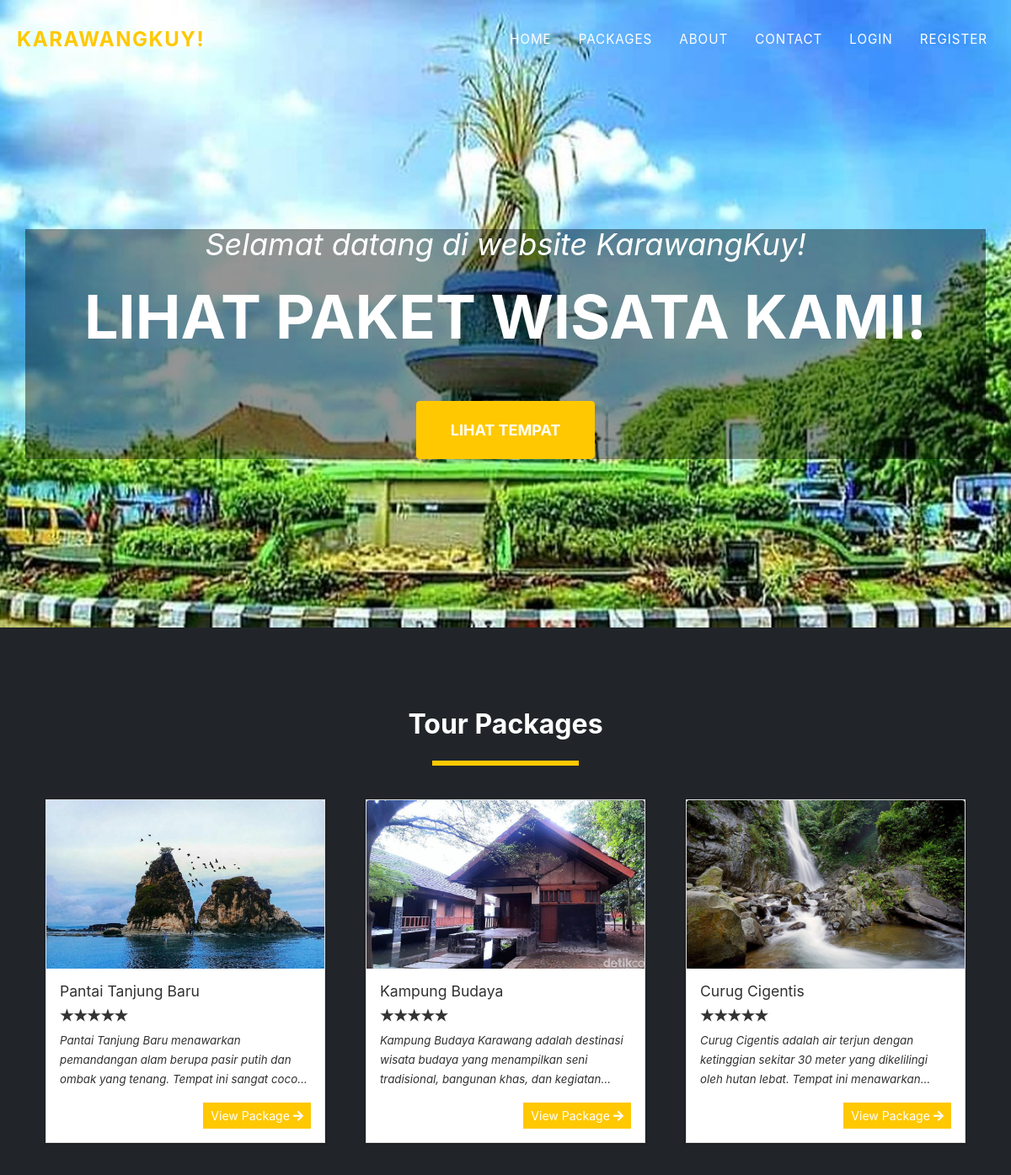
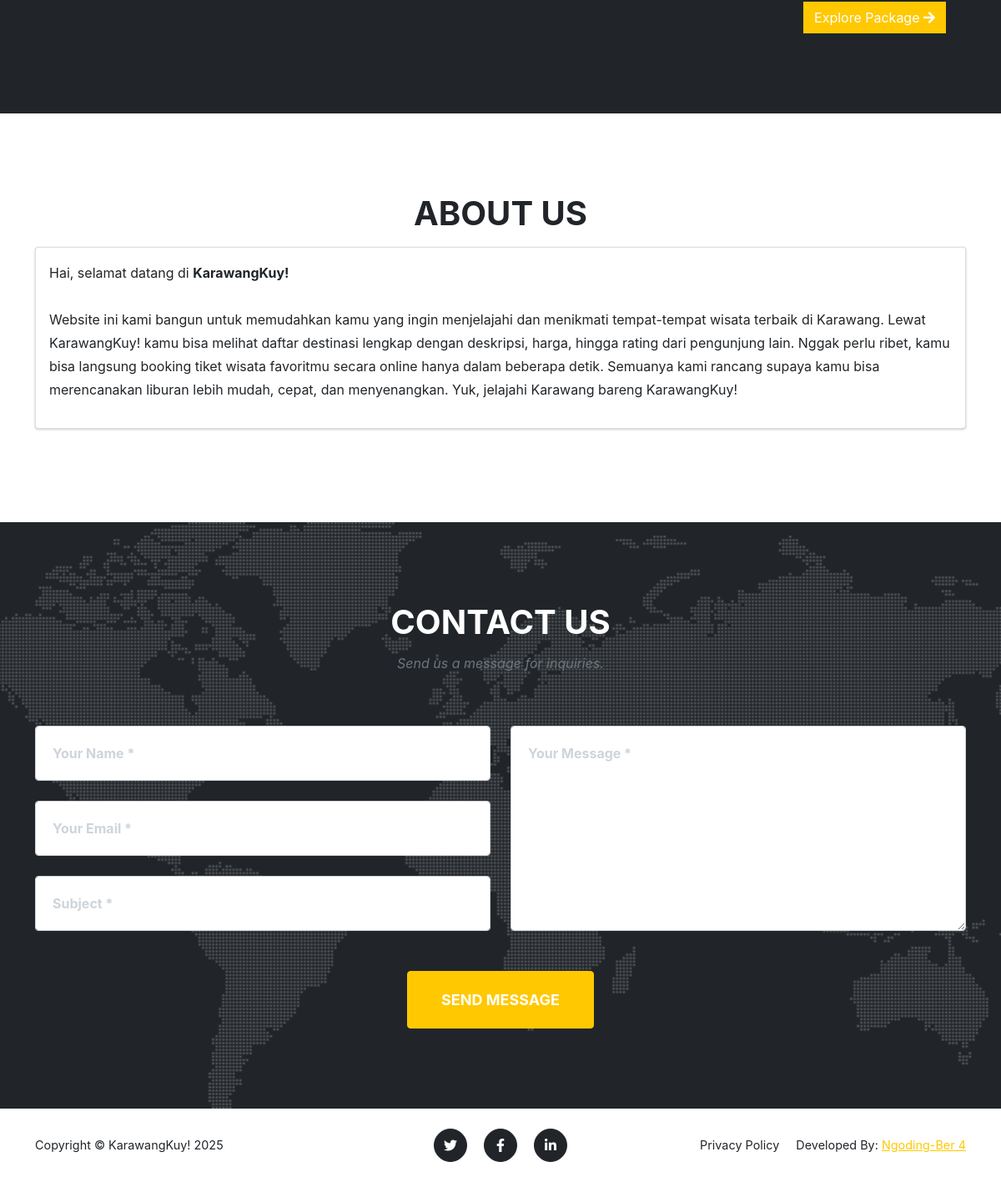
The page / on the database its author committed (2 pictures, top to bottom).
### tables this page shows
CREATE TABLE `packages` (
  `id` int(30) NOT NULL,
  `title` text DEFAULT NULL,
  `tour_location` text DEFAULT NULL,
  `cost` double NOT NULL,
  `description` text DEFAULT NULL,
  `upload_path` text DEFAULT NULL,
  `status` tinyint(4) NOT NULL DEFAULT 1 COMMENT '1 =active ,2 = Inactive',
  `date_created` datetime NOT NULL DEFAULT current_timestamp()
);

### config.php (called while the page is built, shortened)
<?php
function validate_image($file){
	if(!empty($file)){
		if(is_file(base_app.$file)){
			return base_url.$file;
		}else{
			return base_url.'dist/img/no-image-available.png';
		}
	}else{
		return base_url.'dist/img/no-image-available.png';
	}
}
?>

### portal.php (the view, shortened to what this page needs)
<header class="masthead">
	<div class="container">
		<div class="masthead-subheading">Selamat datang di website KarawangKuy!</div>
		<div class="masthead-heading text-uppercase">Lihat Paket Wisata Kami!</div>
		<a class="btn btn-primary btn-xl text-uppercase" href="#home">Lihat Tempat</a>
	</div>
</header>
<section class="page-section bg-dark" id="home">
	<div class="container">
		<h2 class="text-center">Tour Packages</h2>
	<div class="d-flex w-100 justify-content-center">
		<hr class="border-warning" style="border:3px solid" width="15%">
	</div>
	<div class="row">
		<?php
		$packages = $conn->query("SELECT * FROM `packages` order by rand() limit 3");
			while($row = $packages->fetch_assoc() ):
				$cover='';
				if(is_dir(base_app.'uploads/package_'.$row['id'])){
					$img = scandir(base_app.'uploads/package_'.$row['id']);
					$k = array_search('.',$img);
					if($k !== false)
						unset($img[$k]);
					$k = array_search('..',$img);
					if($k !== false)
						unset($img[$k]);
					$cover = isset($img[2]) ? 'uploads/package_'.$row['id'].'/'.$img[2] : "";
				}
				$row['description'] = strip_tags(stripslashes(html_entity_decode($row['description'])));
				$rate = 0;
		?>
			<div class="col-md-4 p-4 ">
				<div class="card w-100 rounded-0">
					<img class="card-img-top" src="<?php echo validate_image($cover) ?>" alt="<?php echo $row['title'] ?>" height="200rem" style="object-fit:cover">
					<div class="card-body">
					<h5 class="card-title truncate-1 w-100"><?php echo $row['title'] ?></h5><br>
					<div class=" w-100 d-flex justify-content-start">
						<div class="stars stars-small">
								<input disabled class="star star-5" id="star-5" type="radio" name="star" <?php echo $rate == 5 ? "checked" : '' ?>/> <label class="star star-5" for="star-5"></label>
								<input disabled class="star star-4" id="star-4" type="radio" name="star" <?php echo $rate == 4 ? "checked" : '' ?>/> <label class="star star-4" for="star-4"></label>
								<input disabled class="star star-3" id="star-3" type="radio" name="star" <?php echo $rate == 3 ? "checked" : '' ?>/> <label class="star star-3" for="star-3"></label>
								<input disabled class="star star-2" id="star-2" type="radio" name="star" <?php echo $rate == 2 ? "checked" : '' ?>/> <label class="star star-2" for="star-2"></label>
								<input disabled class="star star-1" id="star-1" type="radio" name="star" <?php echo $rate == 1 ? "checked" : '' ?>/> <label class="star star-1" for="star-1"></label>
						</div>
                    </div>
    				<p class="card-text truncate"><?php echo $row['description'] ?></p>
					<div class="w-100 d-flex justify-content-end">
						<a href="./?page=view_package&id=<?php echo md5($row['id']) ?>" class="btn btn-sm btn-flat btn-warning">View Package <i class="fa fa-arrow-right"></i></a>
					</div>
					</div>
				</div>
			</div>
		<?php endwhile; ?>
	</div>
	<div class="d-flex w-100 justify-content-end">
		<a href="./?page=packages" class="btn btn-flat btn-warning mr-4">Explore Package <i class="fa fa-arrow-right"></i></a>
	</div>
	</div>
</section>
<section class="page-section" id="about">
	<div class="container">
		<div class="text-center">
			<h2 class="section-heading text-uppercase">About Us</h2>
		</div>
		<div>
			<div class="card w-100">
				<div class="card-body">
					<?php echo file_get_contents(base_app.'about.html') ?>
				</div>
			</div>
		</div>
	</div>
</section>
<section class="page-section" id="contact">
	<div class="container">
		<div class="text-center">
			<h2 class="section-heading text-uppercase">Contact Us</h2>
			<h3 class="section-subheading text-muted">Send us a message for inquiries.</h3>
		</div>
		<form id="contactForm" >
			<div class="row align-items-stretch mb-5">
				<div class="col-md-6">
					<div class="form-group">
						<input class="form-control" id="name" name="name" type="text" placeholder="Your Name *" required />
					</div>
					<div class="form-group">
						<input class="form-control" id="email" name="email" type="email" placeholder="Your Email *" data-sb-validations="required,email" />
					</div>
					<div class="form-group mb-md-0">
						<input class="form-control" id="subject" name="subject" type="subject" placeholder="Subject *" required />
					</div>
				</div>
				<div class="col-md-6">
					<div class="form-group form-group-textarea mb-md-0">
						<textarea class="form-control" id="message" name="message" placeholder="Your Message *" required></textarea>
					</div>
				</div>
			</div>
			<div class="text-center"><button class="btn btn-primary btn-xl text-uppercase" id="submitButton" type="submit">Send Message</button></div>
		</form>
	</div>
</section>

### rows shown on the page
packages: shows a picture, title "Pantai Tanjung Baru", description "Pantai Tanjung Baru menawarkan pemandangan alam berupa pasir putih dan ombak yang tenang. Tempat ini sangat…"
packages: shows a picture, title "Kampung Budaya", description "Kampung Budaya Karawang adalah destinasi wisata budaya yang menampilkan seni tradisional, bangunan khas, dan…"
packages: shows a picture, title "Curug Cigentis", description "Curug Cigentis adalah air terjun dengan ketinggian sekitar 30 meter yang dikelilingi oleh hutan lebat. Tempat ini…"

### other values the page prints
$_settings->info('short_name') "KarawangKuy!"
